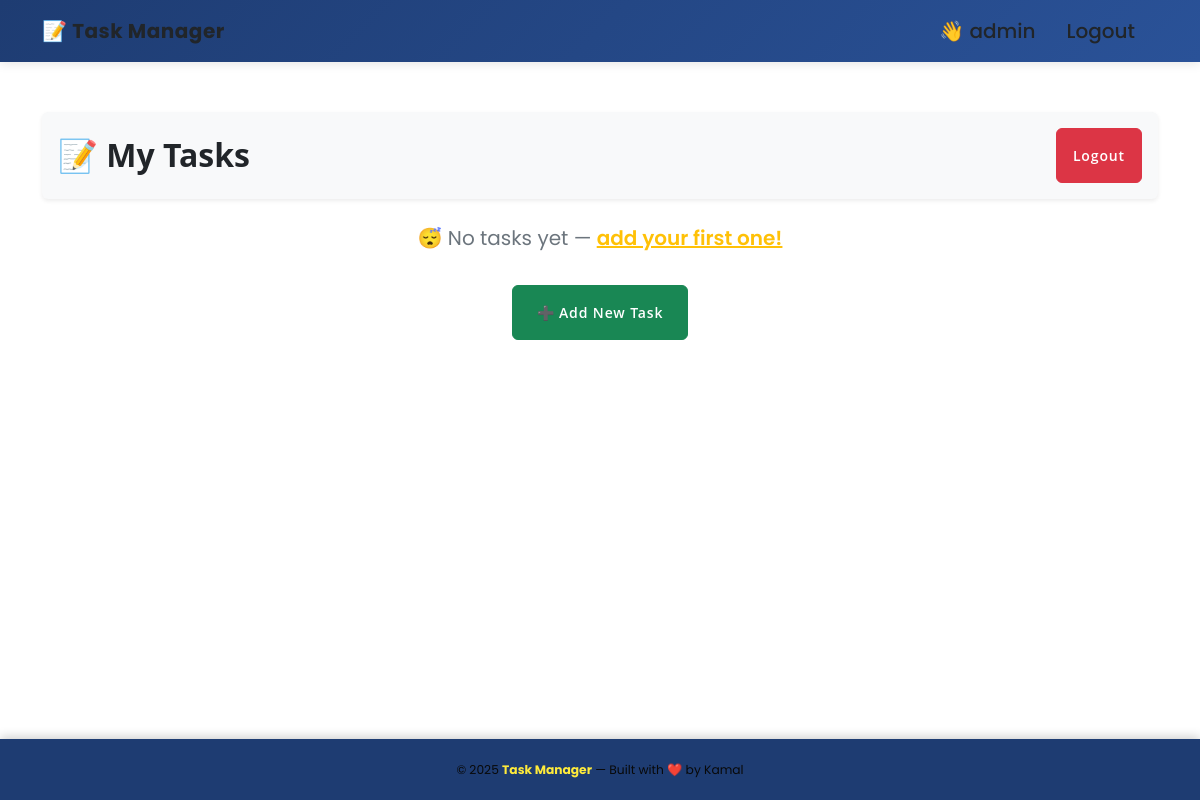
Before: /tasks/ (signed in) with the older database file.
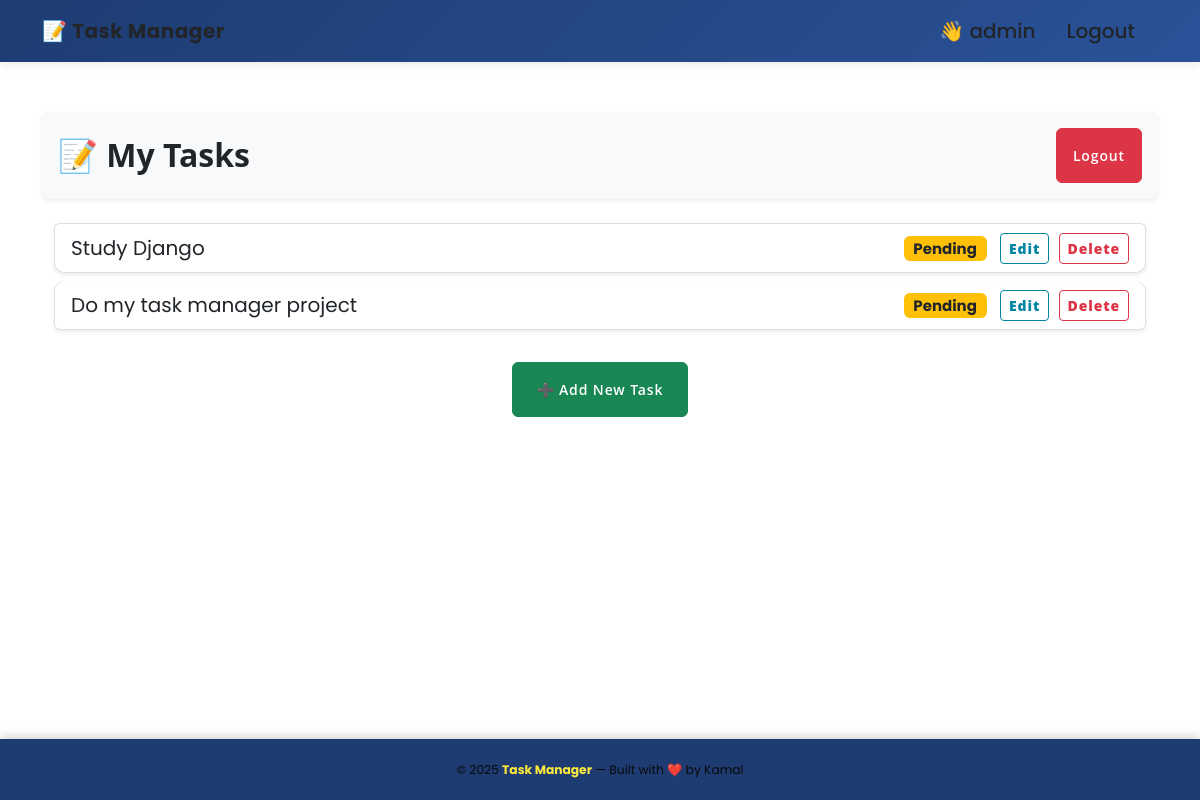
After: the same page with the newer database file.
### tasks/models.py (models this page shows)
class Task(models.Model):
    user = models.ForeignKey(User,on_delete=models.CASCADE, related_name='task_user',null=True,blank=True )
    title = models.CharField(max_length=225)
    notes = models.CharField(max_length=500, null=True, blank=True)
    completed = models.BooleanField(default=False)

### tasks/views.py (the view)
# urls.py: path('', TaskList.as_view(), name="task_list"),
class TaskList(LoginRequiredMixin,ListView):
    model = Task
    template_name = 'tasks/task_list.html'
    context_object_name = 'tasks'
    login_url = 'login'  # لو مش عامل login يتحول لصفحة login
    def get_queryset(self):
        return Task.objects.filter(user=self.request.user)

### tasks/templates/tasks/task_list.html (shortened to what this page needs)
{% extends 'base.html' %}
{% block body %}
<header class="d-flex justify-content-between align-items-center bg-light p-3 rounded shadow-sm mb-4">
    <h2 class="fw-bold text-dark m-0">📝 My Tasks</h2>
    <a href="{% url 'logout' %}" class="btn btn-danger fw-semibold px-3">Logout</a>
</header>
<div class="container">
    {% if tasks %}
        <ul class="list-group">
            {% for task in tasks %}
                <li class="list-group-item d-flex justify-content-between align-items-center shadow-sm mb-2">
                    <div class="task-title">
                        {% if task.completed %}
                            ✅ <a href="{% url 'tasks:task_detail' task.id %}" class="text-decoration-none text-muted">
                                <del>{{ task.title }}</del>
                            </a>
                        {% else %}
                            <a href="{% url 'tasks:task_detail' task.id %}" class="text-decoration-none text-dark">
                                {{ task.title }}
                            </a>
                        {% endif %}
                    </div>
                    <div class="task-actions">
                        {% if task.completed %}
                            <span class="badge bg-success me-2">Done</span>
                        {% else %}
                            <span class="badge bg-warning text-dark me-2">Pending</span>
                        {% endif %}
                        <a href="{% url 'tasks:task_update' task.id %}" class="btn btn-sm btn-outline-primary me-1">Edit</a>
                        <a href="{% url 'tasks:task_delete' task.id %}" class="btn btn-sm btn-outline-danger">Delete</a>
                    </div>
                </li>
            {% endfor %}
        </ul>
    {% else %}
        <p class="text-center text-muted mt-4">😴 No tasks yet — <a href="{% url 'tasks:task_create' %}" class="text-warning fw-semibold">add your first one!</a></p>
    {% endif %}
    <div class="text-center mt-4">
        <a href="{% url 'tasks:task_create' %}" class="btn btn-success px-4 fw-semibold">➕ Add New Task</a>
    </div>
</div>
{% endblock %}

### tasks/templates/base.html (shortened to what this page needs)
{% load static %}
<!DOCTYPE html>
<html lang="en">
<head>
    <link href="https://cdn.jsdelivr.net/npm/bootstrap@5.3.2/dist/css/bootstrap.min.css" rel="stylesheet">
    <link href="{% static 'css/styles.css' %}" rel="stylesheet" />
</head>
<body>
    <nav class="navbar navbar-expand-lg sticky-top">
        <div class="container">
            <a class="navbar-brand" href="{% url 'tasks:task_list' %}">📝 Task Manager</a>
            <div class="collapse navbar-collapse" id="navbarResponsive">
                <ul class="navbar-nav ms-auto align-items-center">
                    {% if user.is_authenticated %}
                        <li class="nav-item">
                            <span class="nav-link username">👋 {{ user.username }}</span>
                        </li>
                        <li class="nav-item">
                            <a class="nav-link text-warning" href="{% url 'tasks:logout' %}">Logout</a>
                        </li>
                    {% else %}
                        <li class="nav-item"><a class="nav-link" href="{% url 'login' %}">Login</a></li>
                        <li class="nav-item"><a class="nav-link" href="{% url 'signup' %}">Sign Up</a></li>
                    {% endif %}
                </ul>
            </div>
        </div>
    </nav>
    <main class="container">
        {% block body %}
        {% endblock %}
    </main>
    <footer>
        <div class="container">
            <small>© 2025 <strong>Task Manager</strong> — Built with ❤️ by Kamal</small>
        </div>
    </footer>
</body>
</html>

### tasks/templates/base.html (style rules this page uses)
body { font-family: 'Poppins', sans-serif; background: #fff; color: #212529 min-height: 100vh; display: flex; flex-direction: column; }
.navbar { background: linear-gradient(135deg, #1e3c72, #2a5298); box-shadow: 0 2px 10px rgba(0,0,0,0.1); }
.navbar-brand { color: #212529 !important; font-weight: 700; letter-spacing: 0.5px; }
.navbar-nav .nav-link { color: #212529 !important; margin-right: 15px; font-weight: 500; transition: 0.3s; }
.username { font-weight: 500; color: #ffeb3b; }
main.container { flex: 1; padding-top: 50px; padding-bottom: 50px; animation: fadeIn 0.6s ease-in-out; }
footer { background: #1e3c72; color: #090909ff; padding: 20px 0; text-align: center; font-size: 14px; position: fixed; bottom: 0; left: 0; width: 100%; z-index: 1000; box-shadow: 0 -2px 10px rgba(0,0,0,0.2); }
footer strong { color: #ffeb3b; }

### tasks/templates/tasks/task_list.html (style rules this page uses)
.list-group-item { transition: all 0.25s ease-in-out; border-radius: 10px; }
.task-title a { transition: color 0.25s ease-in-out; }
header { border-radius: 10px; }

Changed rows visible on the page:
added Task: title "Study Django", completed "Pending"
added Task: title "Do my task manager project", completed "Pending"
Other visible differences:
text no longer shown: "😴 No tasks yet — add your first one!"
